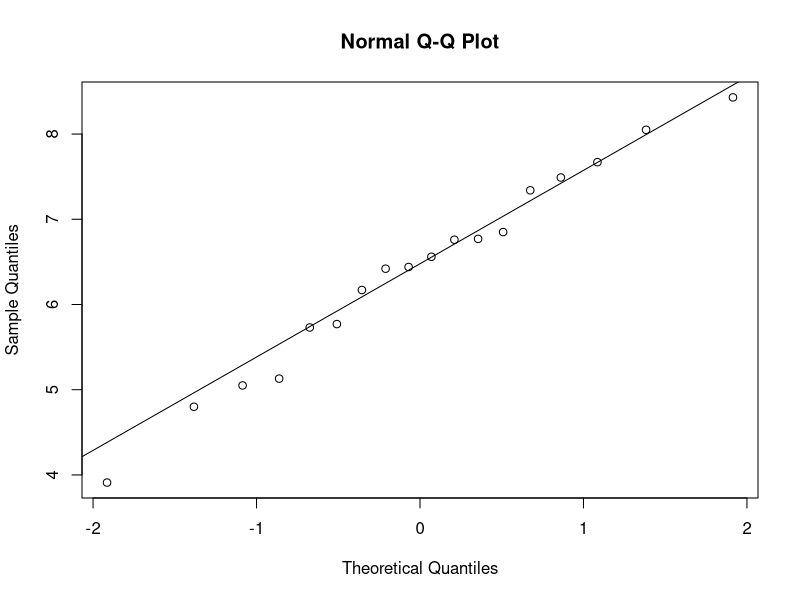
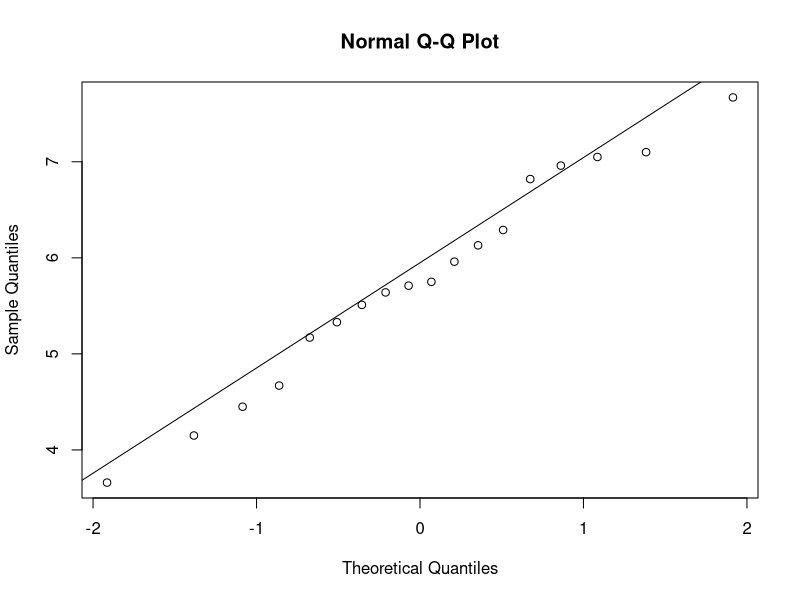
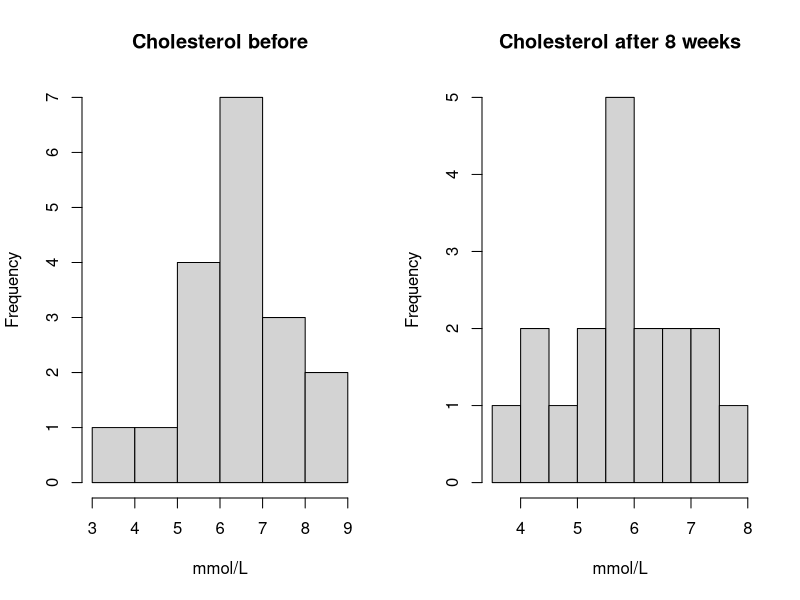
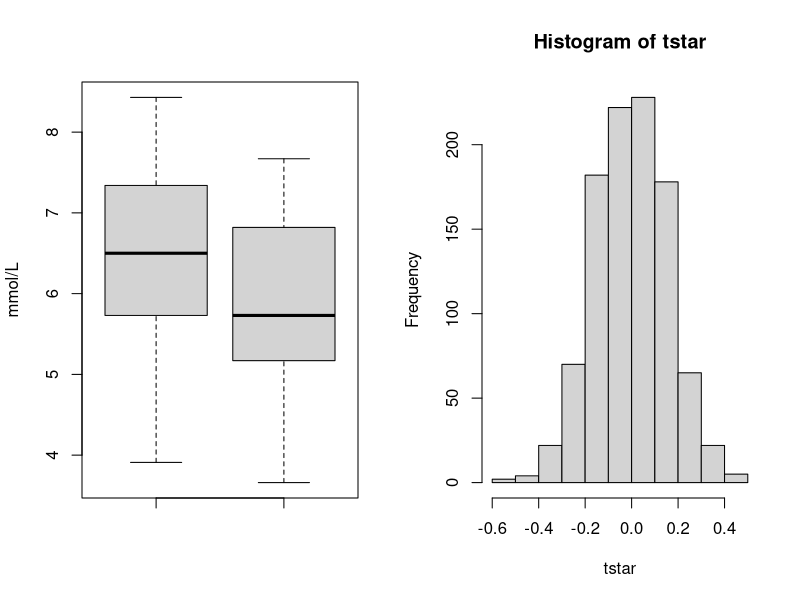
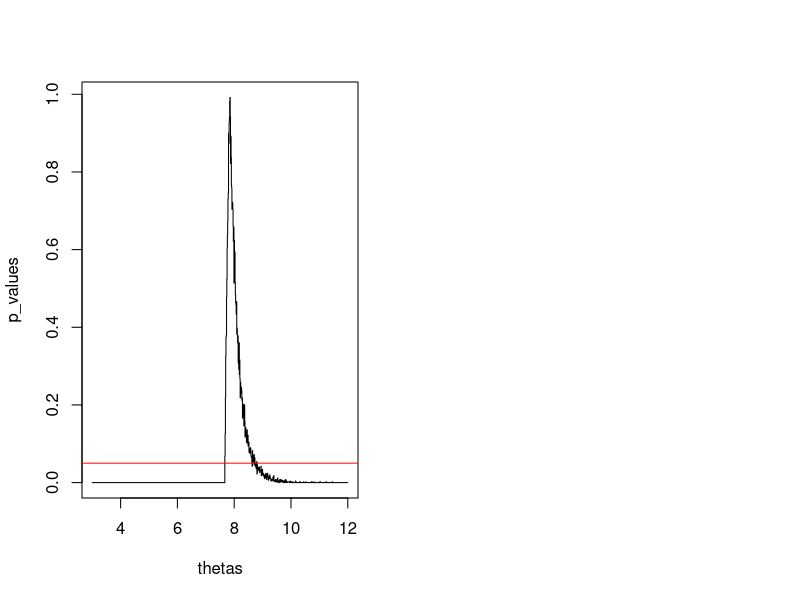

The R script that drew these images, in order:
library(dplyr)
library(ggplot2)

#setwd('C:/Users/Domantas/Desktop/VU AI/EDDA/EDDA_assignment1')
setwd("C:/Users/doman/OneDrive/files/VU AI/EDDA/EDDA_assignment1")

df = read.csv('Data/cholesterol.txt', header = TRUE, sep = "")

#a)  Make some relevant plots of this data set, comment on normality. Are there any inconsistencies in the data?
#   Investigate whether the columns Before and After8weeks are correlated.
########################################################################################

#qqplots imply that data samples follow normal distribution
qqnorm(df$Before)
qqline(df$Before)

qqnorm(df$After8weeks)
qqline(df$After8weeks)

#histograms follow normal dist shape more or less
par(mfrow=c(1,2)); hist(df$Before, main = 'Cholesterol before', xlab = 'mmol/L');hist(df$After8weeks, main = 'Cholesterol after 8 weeks', xlab = 'mmol/L')

#boxplots:
boxplot(df$Before,df$After8weeks, ylab = 'mmol/L')

#b)  Apply two relevant tests (cf. Lectures 2, 3) to verify whether the diet with low fat margarine has an effect
#   (argue whether the data are paired or not). Is a permutation test applicable?
########################################################################################

#paired t-test:
t.test(df$Before, df$After8weeks, paired=TRUE)
#equivalent one sample t-test:
t.test(df$Before - df$After8weeks)
#Wilcox signed rank test (we can use it since both samples are symmetric more or less)
sum(rank(abs(df$Before-df$After8weeks))[df$Before-df$After8weeks > 0])#value test statistics
wilcox.test(df$Before, df$After8weeks, paired = TRUE)


#permutation test: (not sure regarding this because p = 0.000)
mean_diff = function(x,y) {mean(x-y)}
B=1000;
tstar=numeric(B)
for (i in 1:B) {
dfstar = t(apply(cbind(df[,1],df[,2]),1,sample))
tstar[i]=mean_diff(dfstar[,1],dfstar[,2]) }
myt=mean_diff(df[,1],df[,2])

myt

hist(tstar)
pl=sum(tstar<myt)/B
pr=sum(tstar>myt)/B
p=2*min(pl,pr)
p

#
#c)  Let x be the column After8weeks. Assume x ~ unif(3,)


#create empty vector to hold sample means
sample_maxs <- c()
#take 1,000 random samples of size n=nrow(df)
n = 1000
for (i in 1:n){
  sample_maxs[i] = max(sample(df$After8weeks, nrow(df), replace=TRUE))
}

#first way to estimate CI:
estimated_upper_limit = mean(sample_maxs)
s = sd(sample_maxs)
z_95p = 1.96 # value from z score table for 97.5th percentile
m = z_95p*s/sqrt(nrow(df)) #m = 1.96s/√n

bounded_CI = c(estimated_upper_limit - m, estimated_upper_limit + m) #bounded 96% CI for mu
bounded_CI

#second way to estimate CI (i am more confident in this)
cat("ci", quantile(sample_maxs, c(0.025,0.975 )))

#d)

theta = 3.00 # theta from 3 to 12
t=max(df$After8weeks)
counter = 1
B=1000
tstar=numeric(B);
p_values = c()
thetas = c()
while (theta <= 12) {
  
  for (i in 1:B){
    xstar = runif(n=nrow(df), min=3, max=theta)
  
    tstar[i]=max(xstar)
    }
  p_values
  
  pl=sum(tstar<t)/B
  pr=sum(tstar>t)/B
  
  p_values[counter]= 2*min(pl,pr)
  thetas[counter] = theta
  
  counter = counter + 1
  theta = theta + 0.01 #increment theta by  0.01
  
}

p_values[1]

plot(x=thetas, y = p_values, type = "S")
abline(a=0.05,b=0, col='red')

#d)
